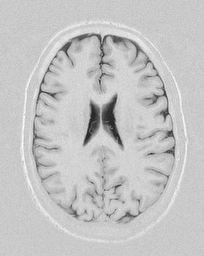
#> input picture Brain/brain.png, 204 x 256 px
$ python Brain.py
#> lines starting #> are read from the running program, lines starting #| are printed output that depends on the picture; after the words box and inside, x2 and y2 are one past the last pixel; in counts of white or black regions, pixels touching at a corner belong together
# -*- coding: utf-8 -*-
"""
Created on Wed Mar 17 17:12:44 2021

@author: Aryaan
"""

import cv2
import numpy as np
from matplotlib import pyplot as plt

img=cv2.imread('brain.png',0)
#> img is the input picture: shape (256, 204); min 31, max 255, mean 196.1

# Code for creating the histogram
#---------------------------------
plt.hist(img.ravel(),256,[0,256]);
plt.savefig('Brain Histogram')
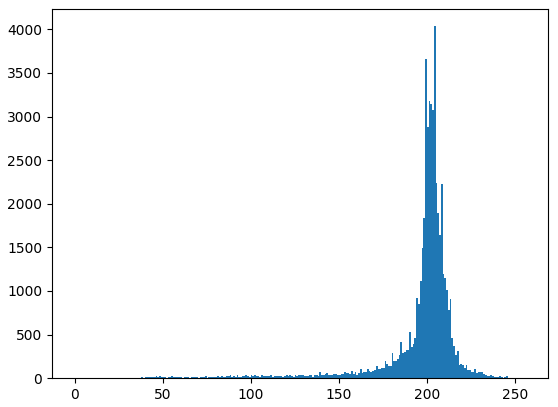
#> figure drawn by matplotlib, 1 panel; tallest bar 4036 high, from x = 204 to 205
plt.show()
#---------------------------------


# Code for creating the two segmented images
#-----------------------------------------------
ret,thresh1 = cv2.threshold(img,196,210,cv2.THRESH_BINARY)
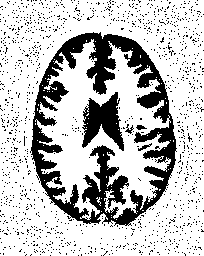
#> thresh1: shape (256, 204); values 0 (black) and 210 (white), 75.7% white; 1285 black regions (1280 under 20 px), largest, box (x1, y1, x2, y2) and area: (30, 32, 177, 226) 9197, (82, 92, 124, 151) 1335, (138, 143, 152, 151) 38, (125, 124, 134, 134) 36, (136, 125, 147, 130) 34
ret,thresh2 = cv2.threshold(img,0,255,cv2.THRESH_OTSU)
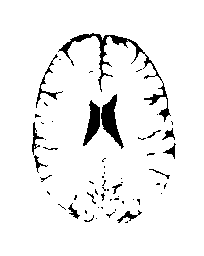
#> thresh2: shape (256, 204); 94.3% white; 60 black regions (44 under 20 px), largest, box (x1, y1, x2, y2) and area: (58, 33, 171, 122) 976, (101, 94, 124, 149) 535, (83, 100, 100, 146) 391
#> ret = 156

and_img_binary = cv2.bitwise_and(img, thresh1, mask=None)
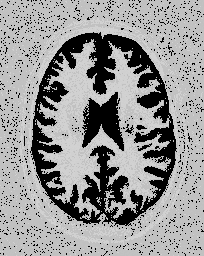
#> and_img_binary: shape (256, 204); min 0, max 210, mean 149.1

and_img_otsu = cv2.bitwise_and(img, thresh2, mask=None)
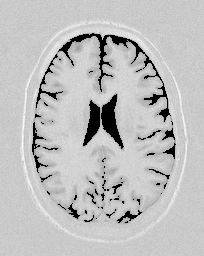
#> and_img_otsu: shape (256, 204); min 0, max 255, mean 189.8

titles = ['Original Brain','BINARY Brain','Otsu Brain','AND_BINARY Brain', 'AND_Otsu Brain']
images = [img, thresh1, thresh2, and_img_binary, and_img_otsu ]

for i in range(5):
    plt.subplot(111)
    plt.imshow(images[i],'gray')
    plt.title(titles[i])
    plt.xticks([]),plt.yticks([])
    plt.savefig(titles[i])

plt.show()
#--------------------------------------------------
